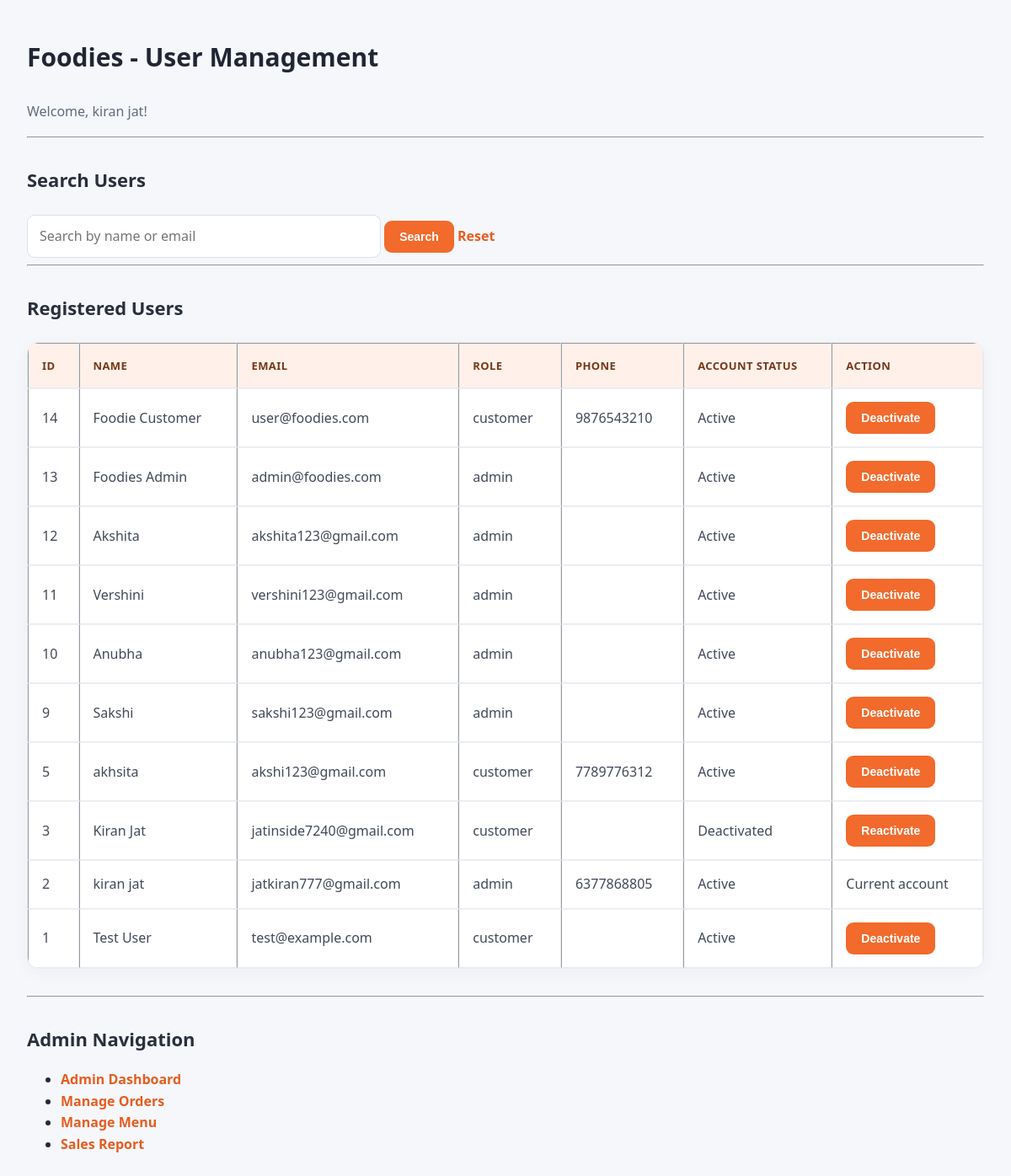
Before: /admin/users.php (signed in) with the older database file.
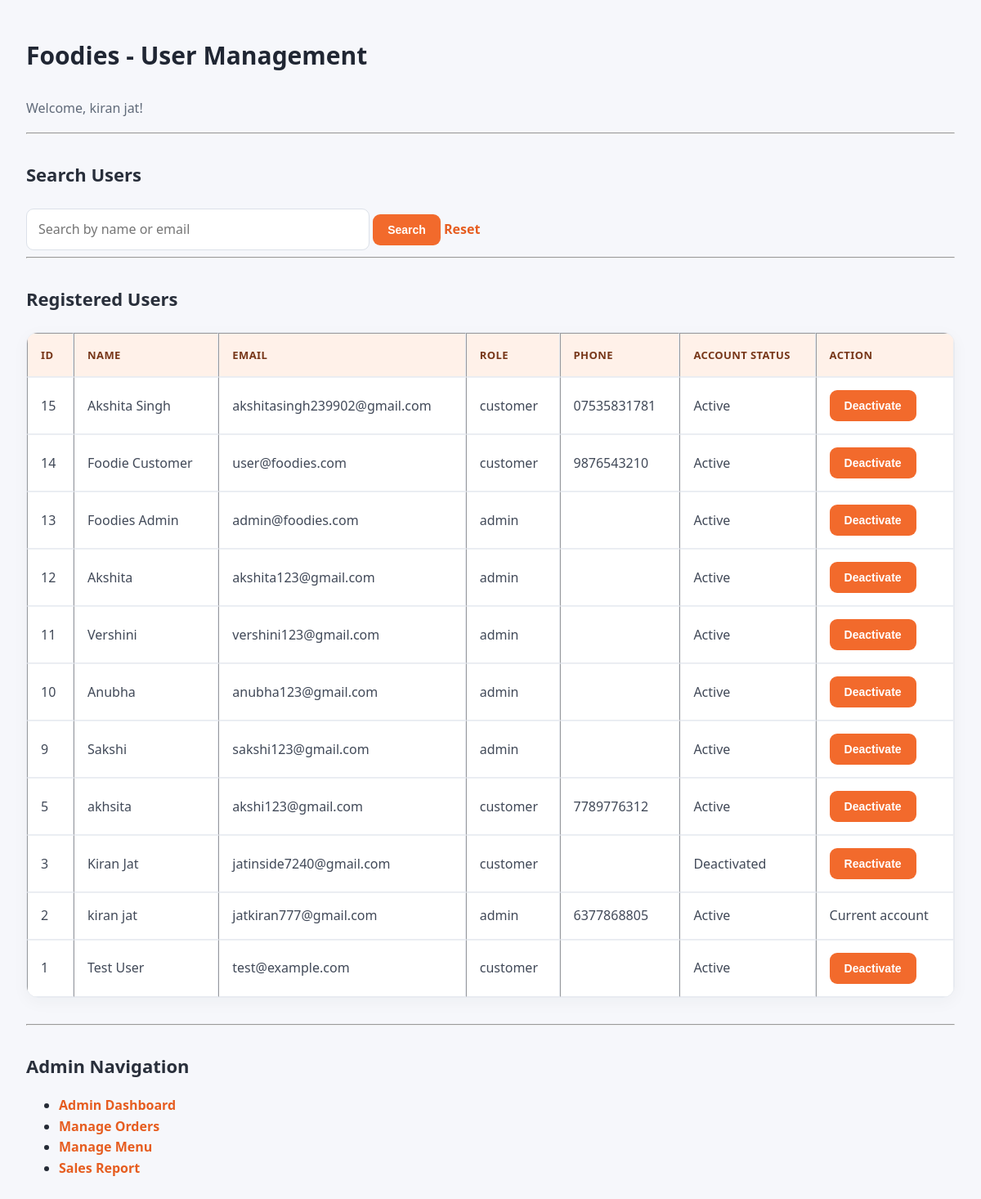
After: the same page with the newer database file.
### tables this page shows
CREATE TABLE `users` (
  `id` int(11) NOT NULL AUTO_INCREMENT,
  `name` varchar(100) NOT NULL,
  `email` varchar(150) NOT NULL,
  `password` varchar(255) NOT NULL,
  `created_at` timestamp NOT NULL DEFAULT current_timestamp(),
  `role` enum('customer','admin') NOT NULL DEFAULT 'customer',
  `phone` varchar(15) DEFAULT NULL,
  `address` text DEFAULT NULL,
  `is_active` tinyint(1) NOT NULL DEFAULT 1,
  PRIMARY KEY (`id`),
  UNIQUE KEY `email` (`email`)
);

### admin/users.php (the view, shortened to what this page needs)
<?php
require_once "../config/admin_auth.php";
function e($value): string
{
    return htmlspecialchars((string)$value, ENT_QUOTES, "UTF-8");
}
$searchInput = $_GET["search"] ?? "";
$search = is_string($searchInput) ? trim($searchInput) : "";
$sql = "SELECT id, name, email, role, phone, is_active
        FROM users";
$sql .= " ORDER BY id DESC";
$stmt = $conn->prepare($sql);
if (!$stmt->execute()) {
    exit("Unable to load users.");
}
$result = $stmt->get_result();
?>
<!DOCTYPE html>
<html lang="en">
<head>
    <link rel="stylesheet" href="../assest/css/admin.css">
</head>
<body>
<h1>Foodies - User Management</h1>
<p>Welcome, <?= e($_SESSION["user_name"] ?? "Admin") ?>!</p>
<hr>
<h2>Search Users</h2>
<form method="GET" action="users.php">
    <input
        type="text"
        name="search"
        value="<?= e($search) ?>"
        placeholder="Search by name or email"
    >
    <button type="submit">Search</button>
    <a href="users.php">Reset</a>
</form>
<hr>
<h2>Registered Users</h2>
<?php if ($result->num_rows > 0): ?>
<table border="1" cellpadding="8" cellspacing="0">
    <thead>
        <tr>
            <th>ID</th>
            <th>Name</th>
            <th>Email</th>
            <th>Role</th>
            <th>Phone</th>
            <th>Account Status</th>
            <th>Action</th>
        </tr>
    </thead>
    <tbody>
    <?php while ($user = $result->fetch_assoc()): ?>
        <tr>
            <td><?= (int)$user["id"] ?></td>
            <td><?= e($user["name"]) ?></td>
            <td><?= e($user["email"]) ?></td>
            <td><?= e($user["role"]) ?></td>
            <td><?= e($user["phone"] ?? "") ?></td>
            <td><?= (int)$user["is_active"] === 1 ? "Active" : "Deactivated" ?></td>
            <td>
                <?php if ((int)$user["id"] === (int)$_SESSION["user_id"]): ?>
                    Current account
                <?php else: ?>
                    <form method="POST" action="toggle_user.php"
                          onsubmit="return confirm('Are you sure you want to change this account status?');">
                        <button type="submit">
                            <?= (int)$user["is_active"] === 1 ? "Deactivate" : "Reactivate" ?>
                        </button>
                    </form>
                <?php endif; ?>
            </td>
        </tr>
    <?php endwhile; ?>
    </tbody>
</table>
<?php else: ?>
    <p>No users found.</p>
<?php endif; ?>
<hr>
<h2>Admin Navigation</h2>
<ul>
    <li><a href="dashboard.php">Admin Dashboard</a></li>
    <li><a href="orders.php">Manage Orders</a></li>
    <li><a href="menu.php">Manage Menu</a></li>
    <li><a href="sales_report.php">Sales Report</a></li>
</ul>
</body>
</html>

### assest/css/admin.css (style rules this page uses)
* { box-sizing: border-box; }
body { margin: 0; padding: 32px; font-family: "Segoe UI", Arial, sans-serif; background: #f6f7fb; color: #252b36; line-height: 1.6; }
body > h1, body > h2, body > p, body > form, body > table, body > section, body > div { max-width: 1250px; margin-left: auto; margin-right: auto; }
h1 { font-size: 30px; font-weight: 750; color: #202633; margin-top: 12px; margin-bottom: 28px; }
h2 { font-size: 22px; margin-top: 32px; margin-bottom: 18px; color: #292f3b; }
p { color: #606a79; }
a { color: #e65d20; text-decoration: none; font-weight: 600; }
button, input[type="submit"], input[type="button"] { border: none; border-radius: 9px; padding: 11px 18px; background: #f26a2c; color: #fff; font-size: 14px; font-weight: 650; cursor: pointer; transition: background 0.2s ease, transform 0.2s ease; }
input:not([type="submit"]):not([type="button"]):not([type="checkbox"]), select, textarea { width: 100%; max-width: 420px; padding: 12px 14px; margin-top: 6px; border: 1px solid #dce1e9; border-radius: 9px; background: #fff; color: #252b36; font: inherit; outline: none; transition: border-color 0.2s, box-shadow 0.2s; }
table { width: 100%; max-width: 1250px; margin: 22px auto 32px; border-collapse: separate; border-spacing: 0; background: #fff; border: 1px solid #e8ebf1; border-radius: 14px; overflow: hidden; box-shadow: 0 5px 20px rgba(30, 40, 60, 0.04); }
th { background: #fff1e9; color: #773719; text-align: left; font-size: 13px; text-transform: uppercase; letter-spacing: 0.4px; padding: 16px; }
td { padding: 15px 16px; border-top: 1px solid #edf0f4; color: #414958; vertical-align: middle; }

Changed rows visible on the page:
added users: id "15", name "Akshita Singh", email "akshitasingh239902@gmail.com", role "customer", phone "07535831781", is_active "Active"
